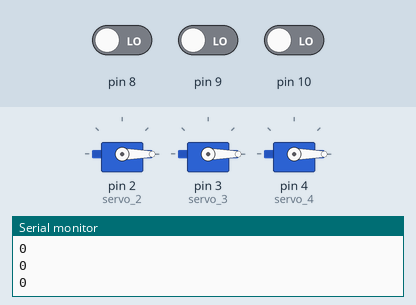
The sketch below on a simulated Arduino Uno, built with avr-gcc and run on an emulated ATmega328P. Shown: 3 × servo, the last lines printed to the serial monitor. The test bench sets the inputs (shaded band); at power-on: pin 8 LOW, pin 9 LOW, pin 10 LOW.

Above: at 1.2 s.
1.3 s: pin 8 driven HIGH
At 2.4 s:
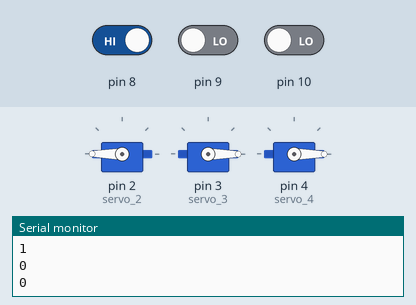
2.8 s: pin 9 driven HIGH
At 3.9 s:
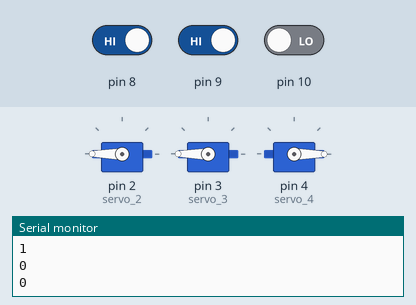
4.8 s: pin 10 driven HIGH
At 7.5 s:
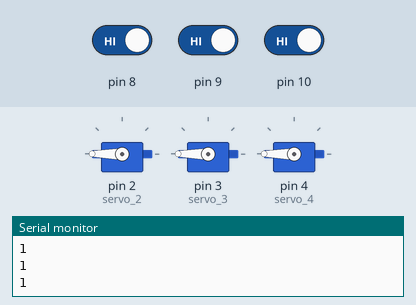
7.8 s: pin 8 driven LOW
At 10.7 s:
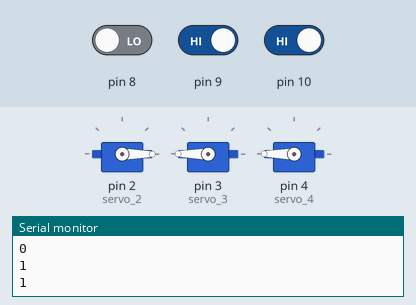
10.8 s: pin 9 driven LOW
At 13.3 s:
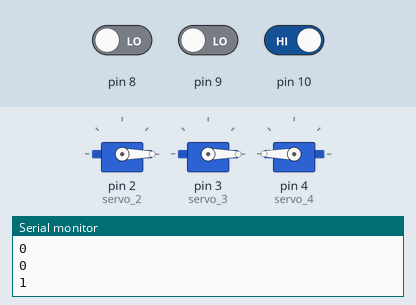
13.8 s: pin 8 driven HIGH
At 14.8 s:
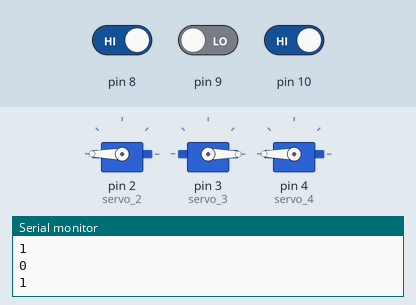
Timing chart, 0 to 16.8 s (numbered marks = the images above; inputs shaded):
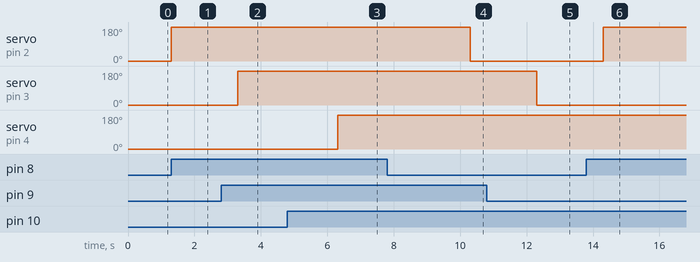

The sketch:

powerful_sango_snicket1.ino
```cpp
// C++ code
//
#include <Servo.h>

Servo servo_2;

Servo servo_3;

Servo servo_4;

void setup()
{
  servo_2.attach(2, 500, 2500);
  servo_3.attach(3, 500, 2500);
  servo_4.attach(4, 500, 2500);
  pinMode(8, INPUT);
  Serial.begin(9600);
  pinMode(9, INPUT);
  pinMode(10, INPUT);

  servo_2.write(0);
  servo_3.write(0);
  servo_4.write(0);
}

void loop()
{
  Serial.println(digitalRead(8));
  Serial.println(digitalRead(9));
  Serial.println(digitalRead(10));
  if (digitalRead(8) == 1) {
    servo_2.write(180);
    delay(1000); // Wait for 1000 millisecond(s)
  } else {
    servo_2.write(0);
  }
  if (digitalRead(9) == 1) {
    servo_3.write(180);
    delay(1000); // Wait for 1000 millisecond(s)
  } else {
    servo_3.write(0);
  }
  if (digitalRead(10) == 1) {
    servo_4.write(180);
    delay(1000); // Wait for 1000 millisecond(s)
  } else {
    servo_4.write(0);
  }
}
```

Measured:
- after the input at 1.3 s, servo on pin 2 (servo_2): 0° → 180° at once
- after the input at 2.8 s, servo on pin 3 (servo_3): 0° → 180° after 0.51 s
- after the input at 4.8 s, servo on pin 4 (servo_4): 0° → 180° after 1.5 s
- after the input at 7.8 s, servo on pin 2 (servo_2): 180° → 0° after 2.5 s
- after the input at 10.8 s, servo on pin 3 (servo_3): 180° → 0° after 1.5 s
- after the input at 13.8 s, servo on pin 2 (servo_2): 0° → 180° after 0.51 s
